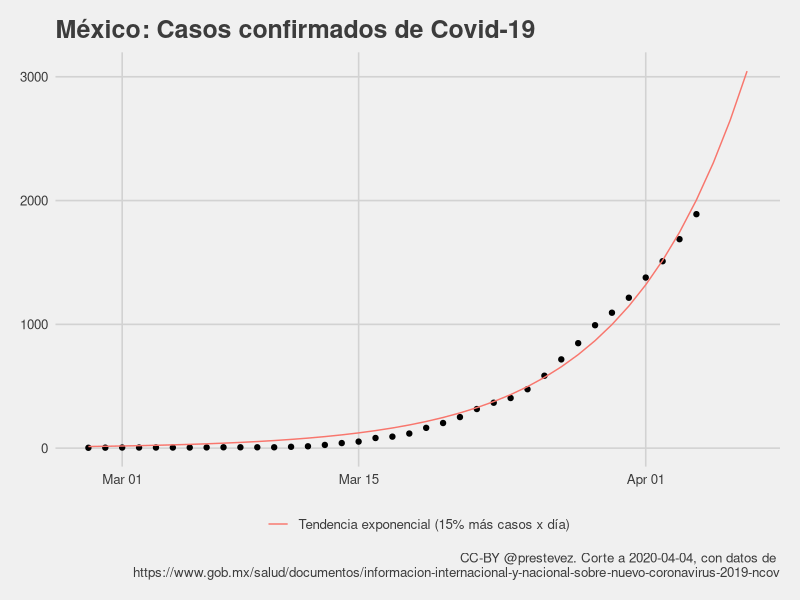

This figure's R source: (Note: this script raises an error after producing the figure.)
## ---- chunk 1

require(tidyverse)
require(ggthemes)
require(lubridate)

casos <- read_csv("confirmados.csv")

casos$t <- (nrow(casos)-1):0

casos %>%
  filter(casos > 0) %>%
  arrange(date) -> casos

m1 <- glm(casos ~ t,
          data = casos,
          family = gaussian("log"))

max_date <- max(casos$date) + 1
max_t <- max(casos$t) + 1

modelo <- paste0("Tendencia exponencial (",
                 round((exp(m1[[1]][2])-1)*100),
                 "% más casos x día)")
tibble(
  date = seq(max_date,max_date+2, 1),
  casos = NA,
  t = max_t:(max_t+2),
  predicted = predict(m1, newdata = data.frame(t = max_t:(max_t+2)), type = "response")
  ) %>%
  bind_rows(
    mutate(casos,
      predicted = predict(m1, type = "response"))) %>%
  arrange(date) -> casos_with_predictions

hoy <- max_date - 1

pg <- "https://www.gob.mx/salud/documentos/informacion-internacional-y-nacional-sobre-nuevo-coronavirus-2019-ncov"

casos_with_predictions %>%
  ggplot(aes(date, casos)) +
  geom_point() +
  theme_fivethirtyeight() +
  geom_line(aes(y = predicted, colour = modelo)) +
  xlab("Total de casos") +
  labs(title = "México: Casos confirmados de Covid-19",
       caption = paste0("CC-BY @prestevez. Corte a ", hoy, ", con datos de \n", pg)) +
  theme(legend.title = element_blank()) -> p1

ggsave("casos.png", p1, width = 7, height = 5)

## ---- chunk 2
summary(m1)
## ---- chunk 3

casos %>%
  filter(!t == (max_t-1)) %>%
  glm(casos ~ t, data = ., family = gaussian("log")) -> m1_yesterday

casos %>%
  filter(t == (max_t-1)) %>%
  predict(m1_yesterday, newdata = ., type = "response") -> predicted_today

casos %>%
  filter(t == (max_t-1)) %>%
  transmute(Fecha = date, Observados = casos) %>%
  mutate(Predicción = predicted_today,
         Error = Observados-Predicción) %>%
  write_csv("predicciones.csv", append = TRUE, col_names = FALSE)

read_csv("predicciones.csv") %>%
  knitr::kable(., digits = 2)

